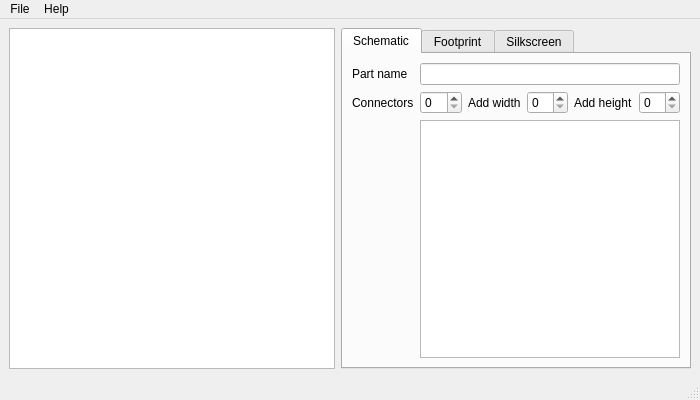
<?xml version="1.0" encoding="UTF-8"?>
<ui version="4.0">
 <class>MainWindow</class>
 <widget class="QMainWindow" name="MainWindow">
  <property name="geometry">
   <rect>
    <x>0</x>
    <y>0</y>
    <width>700</width>
    <height>400</height>
   </rect>
  </property>
  <property name="windowTitle">
   <string>SVG component creator</string>
  </property>
  <widget class="QWidget" name="centralwidget">
   <layout class="QHBoxLayout" name="horizontalLayout_2" stretch="3,2">
    <item>
     <widget class="SvgView" name="svg_canvas"/>
    </item>
    <item>
     <widget class="QTabWidget" name="tabWidget">
      <property name="currentIndex">
       <number>0</number>
      </property>
      <widget class="QWidget" name="tab_schematic">
       <attribute name="title">
        <string>Schematic</string>
       </attribute>
       <layout class="QHBoxLayout" name="horizontalLayout">
        <item>
         <layout class="QFormLayout" name="formLayout">
          <property name="fieldGrowthPolicy">
           <enum>QFormLayout::AllNonFixedFieldsGrow</enum>
          </property>
          <item row="0" column="0">
           <widget class="QLabel" name="label">
            <property name="text">
             <string>Part name</string>
            </property>
           </widget>
          </item>
          <item row="0" column="1">
           <widget class="QLineEdit" name="txt_label"/>
          </item>
          <item row="1" column="0">
           <widget class="QLabel" name="label_3">
            <property name="text">
             <string>Connectors</string>
            </property>
           </widget>
          </item>
          <item row="1" column="1">
           <layout class="QHBoxLayout" name="horizontalLayout_5">
            <item>
             <widget class="QSpinBox" name="spnbox_pincount">
              <property name="maximumSize">
               <size>
                <width>42</width>
                <height>16777215</height>
               </size>
              </property>
              <property name="maximum">
               <number>100</number>
              </property>
             </widget>
            </item>
            <item>
             <widget class="QLabel" name="label_8">
              <property name="text">
               <string>Add width</string>
              </property>
             </widget>
            </item>
            <item>
             <widget class="QSpinBox" name="spn_add_width"/>
            </item>
            <item>
             <widget class="QLabel" name="label_9">
              <property name="text">
               <string>Add height</string>
              </property>
             </widget>
            </item>
            <item>
             <widget class="QSpinBox" name="spn_add_height"/>
            </item>
            <item>
             <spacer name="horizontalSpacer">
              <property name="orientation">
               <enum>Qt::Horizontal</enum>
              </property>
              <property name="sizeHint" stdset="0">
               <size>
                <width>0</width>
                <height>0</height>
               </size>
              </property>
             </spacer>
            </item>
           </layout>
          </item>
          <item row="2" column="1">
           <widget class="QTableView" name="tbl_schematic">
            <property name="sizePolicy">
             <sizepolicy hsizetype="Expanding" vsizetype="Expanding">
              <horstretch>0</horstretch>
              <verstretch>1</verstretch>
             </sizepolicy>
            </property>
           </widget>
          </item>
         </layout>
        </item>
       </layout>
      </widget>
      <widget class="QWidget" name="tab_pcb">
       <attribute name="title">
        <string>Footprint</string>
       </attribute>
       <layout class="QHBoxLayout" name="horizontalLayout_3">
        <item>
         <layout class="QFormLayout" name="formLayout_2">
          <property name="fieldGrowthPolicy">
           <enum>QFormLayout::AllNonFixedFieldsGrow</enum>
          </property>
          <item row="0" column="0">
           <widget class="QLabel" name="label_7">
            <property name="text">
             <string>Spacing</string>
            </property>
           </widget>
          </item>
          <item row="0" column="1">
           <layout class="QHBoxLayout" name="horizontalLayout_4" stretch="0,0,0,0,1">
            <item alignment="Qt::AlignLeft">
             <widget class="QLabel" name="label_5">
              <property name="statusTip">
               <string comment="Silkscreen rectangele width"/>
              </property>
              <property name="text">
               <string>Horisontal</string>
              </property>
             </widget>
            </item>
            <item>
             <widget class="QLineEdit" name="txt_spacing_h">
              <property name="maximumSize">
               <size>
                <width>40</width>
                <height>16777215</height>
               </size>
              </property>
              <property name="statusTip">
               <string comment="Silkscreen rectangele height"/>
              </property>
             </widget>
            </item>
            <item>
             <widget class="QLabel" name="label_2">
              <property name="statusTip">
               <string comment="Silkscreen rectangele height"/>
              </property>
              <property name="text">
               <string>Vertical</string>
              </property>
             </widget>
            </item>
            <item>
             <widget class="QLineEdit" name="txt_spacing_v">
              <property name="maximumSize">
               <size>
                <width>40</width>
                <height>16777215</height>
               </size>
              </property>
              <property name="statusTip">
               <string comment="Silkscreen rectangele width"/>
              </property>
             </widget>
            </item>
            <item>
             <spacer name="spacer">
              <property name="orientation">
               <enum>Qt::Horizontal</enum>
              </property>
              <property name="sizeHint" stdset="0">
               <size>
                <width>0</width>
                <height>0</height>
               </size>
              </property>
             </spacer>
            </item>
           </layout>
          </item>
          <item row="1" column="1">
           <widget class="QGroupBox" name="groupBox_mount">
            <property name="title">
             <string/>
            </property>
            <layout class="QHBoxLayout" name="layout_2">
             <item>
              <widget class="QRadioButton" name="radio_smd">
               <property name="text">
                <string>Surface mount</string>
               </property>
              </widget>
             </item>
             <item>
              <widget class="QRadioButton" name="radio_tht">
               <property name="text">
                <string>Through hole</string>
               </property>
               <property name="checked">
                <bool>true</bool>
               </property>
              </widget>
             </item>
            </layout>
           </widget>
          </item>
          <item row="2" column="1">
           <widget class="QTableView" name="tbl_pcb">
            <property name="sizePolicy">
             <sizepolicy hsizetype="Expanding" vsizetype="Expanding">
              <horstretch>0</horstretch>
              <verstretch>1</verstretch>
             </sizepolicy>
            </property>
           </widget>
          </item>
         </layout>
        </item>
       </layout>
      </widget>
      <widget class="QWidget" name="tab">
       <attribute name="title">
        <string>Silkscreen</string>
       </attribute>
       <layout class="QHBoxLayout" name="horizontalLayout_6">
        <item>
         <layout class="QFormLayout" name="formLayout_3">
          <item row="0" column="0">
           <widget class="QLabel" name="label_4">
            <property name="text">
             <string>Silkscreen path</string>
            </property>
           </widget>
          </item>
          <item row="0" column="1">
           <widget class="SvgPathEdit" name="txt_silkscreen"/>
          </item>
          <item row="1" column="1">
           <widget class="QListWidget" name="list_path_cmds">
            <property name="sizePolicy">
             <sizepolicy hsizetype="Expanding" vsizetype="Expanding">
              <horstretch>0</horstretch>
              <verstretch>1</verstretch>
             </sizepolicy>
            </property>
           </widget>
          </item>
         </layout>
        </item>
       </layout>
      </widget>
     </widget>
    </item>
   </layout>
  </widget>
  <widget class="QMenuBar" name="menubar">
   <property name="geometry">
    <rect>
     <x>0</x>
     <y>0</y>
     <width>700</width>
     <height>21</height>
    </rect>
   </property>
   <widget class="QMenu" name="menuFile">
    <property name="title">
     <string>File</string>
    </property>
    <addaction name="actionSave"/>
    <addaction name="actionLoad"/>
    <addaction name="actionExport"/>
   </widget>
   <widget class="QMenu" name="menuHelp">
    <property name="title">
     <string>Help</string>
    </property>
    <addaction name="actionHelp"/>
   </widget>
   <addaction name="menuFile"/>
   <addaction name="menuHelp"/>
  </widget>
  <widget class="QStatusBar" name="statusbar"/>
  <action name="actionExport">
   <property name="text">
    <string>Export...</string>
   </property>
  </action>
  <action name="actionHelp">
   <property name="text">
    <string>Help</string>
   </property>
  </action>
  <action name="actionSave">
   <property name="text">
    <string>Save...</string>
   </property>
  </action>
  <action name="actionLoad">
   <property name="text">
    <string>Load...</string>
   </property>
  </action>
 </widget>
 <customwidgets>
  <customwidget>
   <class>SvgView</class>
   <extends>QGraphicsView</extends>
   <header>SvgView</header>
  </customwidget>
  <customwidget>
   <class>SvgPathEdit</class>
   <extends>QLineEdit</extends>
   <header>SvgPathEdit</header>
  </customwidget>
 </customwidgets>
 <resources/>
 <connections/>
</ui>
